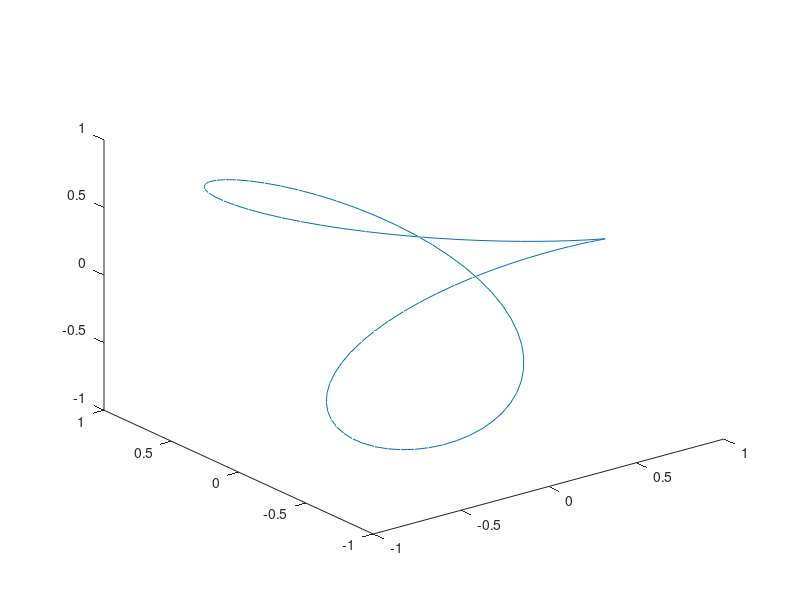

MATLAB code to generate this figure: (Note: this script raises an error after producing the figure.)
clear all;
close all;
flag = "Torus";

aFlag = true;

N = 100;

t = linspace(0,1,N);

% dt = (t(end)-t(1))/(N-1);

% Defining the curves chosen by the user

switch flag

case "Bezier"

Pts = [0 1 1 2;

0 randi(5)-2 randi(5)-3 0;

0 1 2 3];

Curv = Bezier(Pts, t*2);

case "Helix"

x = cos(pi.*2*t);

y = sin(pi.*2*t);

z = t*2;

Curv = [x; y; z];

case "Viviani Curve"

x = cos(pi.*2.*t).^2;

y = cos(pi.*2.*t).*sin(pi.*2.*t);

z = sin(pi.*2.*t);

Curv = [x; y; z];

case "Torus"

x = 1/3*(cos(pi.*2.*t) + 2*cos(2*pi.*2.*t));

y = 1/3*(sin(pi.*2.*t) - 2*sin(2*pi.*2.*t));

z = 1/3*(2*sin(pi.*2.*t));

Curv = [x; y; z];

case "Kink"

x = 1/3*(cos(pi.*2.*t) + 2*cos(2*pi.*2.*t));

y = 1/3*(sin(pi.*2.*t) - 2*sin(2*pi.*2.*t));

z = 1/3*(2*sin(pi.*2.*t));

Curv = [x; y; z];

case "New Knot"

x = cos(pi*2.*2.*t).*(3+cos(pi*3.*2.*t));

y = sin(pi*3.*2.*t).*(3+cos(pi*3.*2.*t));

z = sin(pi*4.*2.*t);

Curv = [x; y; z];

case "Circle"

x = cos(pi*2.*t);

y = sin(pi*2.*t);

z = zeros(size(t));

Curv = [x; y; z];

case "Circle2"

t=(t.^2+t).*0.5;

x = cos(pi*2.*t);

y = sin(pi*2.*t);

z = zeros(size(t));

Curv = [x; y; z];

case "MyKnot"

    t=t.*2.*pi;
        A = 1;          % Amplitude
mu = pi;         % Mean
sigma = 0.2;      % Standard deviation


% Compute Gaussian function
gauss = A * exp(-(t - mu).^2 / (2 * sigma^2));


x=cos(t)+0.5.*gauss;
y=gauss.*-3.*sin(t)+sin(t);
z=0.3.*gauss.*-3.*sin(t);
Curv = [x;y;z];


    case "Cash"

        % Define the helix and motion parameters
radius = 10;            % Radius of the main helix
small_radius = 0.2;     % Radius of the high-frequency corkscrew
pitch = 15;             % Vertical distance for a single complete loop of the helix
high_freq = 15;         % Frequency multiplier for the high-frequency corkscrew
% num_points = 10000;     % Number of points along the helix
% dt = 0.05;              % Time step
% total_time = 10.0;      % Total time for the simulation
% time_steps = total_time / dt;

% Parametrize the helix
t = t*2*pi;

x = radius * cos(t) - cos(t) .* small_radius .* cos(high_freq * t);
y = radius * sin(t) - sin(t) .* small_radius .* cos(high_freq * t);
z = small_radius * sin(high_freq * t);
Curv = [x;y;z];

end

plot3(x,y,z)

%% TRY ODE45


% Initial curve and time span
% Curv = initial_curve; % Replace initial_curve with your initial curve
y0 = Curv(:); % Reshape the curve to a column vector
tspan = [0,10]; % Time span for simulation

% Solve the ODE using ode45
[t, y] = ode23(@curveODE, tspan, y0);

%% PLOT ANIMATION
% Create a figure


figure
plot(t)
pause(1);
figure;
axis equal;
xlabel('X');
ylabel('Y');
zlabel('Z');
title('Curve Animation');

% Initialize animated line
curve_line = animatedline('Color', 'b', 'LineWidth', 2);

num_points = numel(y0) / 3;

view(45, 20);
% Set the axis limits (optionally remove this so it just fits the curves)
lim=3;
grid on;
xlim([-lim, lim]);
ylim([-lim, lim]);
zlim([-10, lim]);

WINDOW=5; %%% WINDOW will plot every window'th iteration, use this to speed up or slow down visualization
for i = 1:WINDOW:numel(t)
    % Reshape the solution to get the points at the current time step
    points_at_current_time = reshape(y(i,:)', [3, num_points]);
    
    % Clear the previous points
    clearpoints(curve_line);
    

    % Add the current line
    addpoints(curve_line, points_at_current_time(1,:), points_at_current_time(2,:), points_at_current_time(3,:));
    
    drawnow;
    
    % Pause for animation speed
    % pause(0.1);
end



%% PLOT THE CURVE AND BINORMAL VECTORS

[Deriv] = derivFunc(Curv);

hold on;

% Plot the vectors
quiver3(Curv(1,:), Curv(2,:), Curv(3,:), Deriv(1,:), Deriv(2,:), Deriv(3,:), 'r', 'LineWidth', 2);

plot3(Curv(1,:), Curv(2,:), Curv(3,:), 'b'); 

hold off;

% Add labels, title, etc. if needed
xlabel('X');
ylabel('Y');
zlabel('Z');
title('Vector field along curve');
grid on;

% FOR DEBUGGING SHIT

% % Compute the norm of the vectors
% norms = sqrt(sum(Deriv.^2, 1)); % Calculate norm for each vector
% 
% % Plot the norms
% figure
% plot(norms, 'LineWidth', 2);
% xlabel('Index');
% ylabel('Norm');
% title('Norm of Deriv. Vectors along Curve');
% grid on;
% 
% norms2 = sqrt(sum(edgeVec.^2, 1));
% % Plot the norms of edges
% figure
% plot(norms2, 'LineWidth', 2);
% xlabel('Index');
% ylabel('Norm');
% title('Norm of edges along Curve');
% grid on;

%% FUnctions

function [kB]=derivFunc(Curve)

Curve = Curve(:, 1:end-1); %remove last point so overlaps don't fuck things up
    
% Get the number of points
num_points = size(Curve, 2);

% Initialize the edge and derivative matrix
edges = zeros(3, num_points);
kB= zeros(3, num_points);

% Compute edges
for i = 1:num_points
    % Current point
    current_point = Curve(:, i);
    
    % Next point (if we are at the last point, loop back to the first point)
    next_point = Curve(:, mod(i, num_points)+1);
    
    % Compute edge vector
    edge_vector = next_point - current_point;
    
    % Store edge vector in the edges matrix
    edges(:, i) = edge_vector;
end

for i = 1:num_points
    kB(:,i)=2.*cross(edges(:,mod(i-2, num_points)+1),edges(:,i))./(norm(edges(:,mod(i-2, num_points)+1)).*norm(edges(:,i))+dot(edges(:,mod(i-2, num_points)+1),edges(:,i)));%from paper, except further divided by the average norm of the vectors?
    kB(:,i)=kB(:,i)./(norm(edges(:,mod(i-2, num_points)+1))+norm(edges(:,i))).*2;
end

edges = [edges, edges(:, 1)]; %Add on last points back
kB = [kB, kB(:, 1)]; %
% kB=edges; %For testing REMOVE THIS LATER
end


% ODE function
function dydt = curveODE(~, y)
    
    % Reshape y back to a matrix of points
    num_points = numel(y) / 3;
    points = reshape(y, [3, num_points]);

    % Compute the derivative of each point using derivFunc
    dydt = derivFunc(points);
    
    % Reshape dydt to a column vector
    dydt = dydt(:);
end


